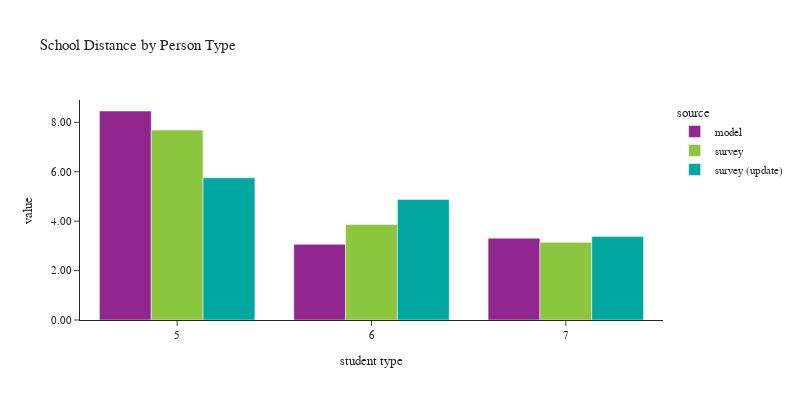

Notebook source saved alongside this figure:
### Code cell
plot_school_location(df_students[df_students['pptyp'].isin([5,6,7])], 
                     'pptyp', 'Person Type', 'student type')

### Figure 1 — Plotly figure (JSON) as saved in the notebook; plotly's stock layout.template omitted (floating-point values rounded to 4 significant figures)
{"data": [{"alignmentgroup": "True", "customdata": [[162218], [126961], [534201]], "hovertemplate": "source=model<br>pptyp=%{x}<br>value=%{y}<br>sample count=%{customdata[0]}<extra></extra>", "legendgroup": "model", "marker": {"color": "#91268F", "pattern": {"shape": ""}}, "name": "model", "offsetgroup": "model", "orientation": "v", "showlegend": true, "textposition": "auto", "type": "bar", "x": [5, 6, 7], "xaxis": "x", "y": [8.458, 3.061, 3.309], "yaxis": "y"}, {"alignmentgroup": "True", "customdata": [[145], [110], [515]], "hovertemplate": "source=survey<br>pptyp=%{x}<br>value=%{y}<br>sample count=%{customdata[0]}<extra></extra>", "legendgroup": "survey", "marker": {"color": "#8CC63E", "pattern": {"shape": ""}}, "name": "survey", "offsetgroup": "survey", "orientation": "v", "showlegend": true, "textposition": "auto", "type": "bar", "x": [5, 6, 7], "xaxis": "x", "y": [7.687, 3.861, 3.142], "yaxis": "y"}, {"alignmentgroup": "True", "customdata": [[169], [113], [530]], "hovertemplate": "source=survey (update)<br>pptyp=%{x}<br>value=%{y}<br>sample count=%{customdata[0]}<extra></extra>", "legendgroup": "survey (update)", "marker": {"color": "#00A7A0", "pattern": {"shape": ""}}, "name": "survey (update)", "offsetgroup": "survey (update)", "orientation": "v", "showlegend": true, "textposition": "auto", "type": "bar", "x": [5, 6, 7], "xaxis": "x", "y": [5.753, 4.881, 3.383], "yaxis": "y"}], "layout": {"barmode": "group", "font": {"size": 11}, "height": 400, "legend": {"title": {"text": "source"}, "tracegroupgap": 0}, "title": {"text": "School Distance by Person Type"}, "width": 800, "xaxis": {"anchor": "y", "domain": [0.0, 1.0], "title": {"text": "student type"}}, "yaxis": {"anchor": "x", "domain": [0.0, 1.0], "tickformat": ".2f", "title": {"text": "value"}}}}
